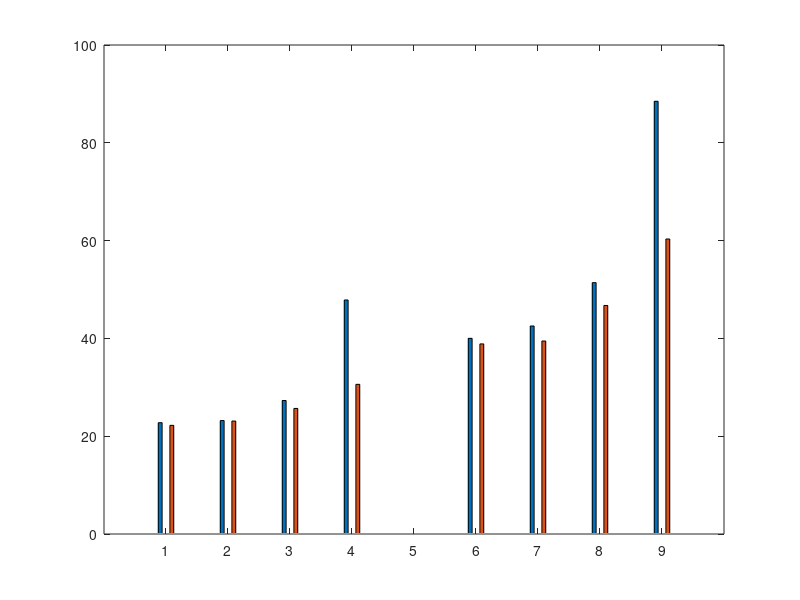

Reproduce this figure in MATLAB. (Note: this script raises an error after producing the figure.)
clc;
clear;
close all;
%%  noise
data=[22.7675	22.2195
23.20042426	23.09968356
27.30131844	25.68017278
47.85752413	30.60549673
0 0
40.015	38.873
42.53933914	39.46917367
51.40642404	46.73488571
88.49295911	60.32979775];
b=bar(data,'BarWidth',0.5)
b(1).FaceColor =[118 160 173]./255;
b(2).FaceColor = [218 190 132]./255;
set(b,'edgecolor', [1,1,1]);
ylim([0,100]);
xline(5,'--r','linewidth',1.5)
ylabel('MAE','FontSize',15);
set(gca,'ycolor','k','Xgrid','on');
set(gca,'Fontname','Times New Roman','XTickLabel',...,
    {'Raw data','-15db','-30db','-45db',' ','Raw data','-15db','-30db','-45db'},'FontSize',15);
legend('\fontname{Times new roman}FT-based ','\fontname{Times new roman}IPT-based ','FontSize',15,'Location','NorthWest');
xlabel('(a)','FontSize',15);
txt1 = 'PeMS';
txt2 = 'Highway England';
text(2.5,75,txt1,'FontSize',15,'Fontname','Times New Roman')
text(6.5,75,txt2,'FontSize',15,'Fontname','Times New Roman')

%%  miss
data=[22.7675	22.2195
26.04720273	23.57300634
28.76927727	24.87791764
30.82255743	26.15553507
0 0
40.015	38.873
40.29385394	40.03813047
45.52069935	41.07207693
51.86691459	43.52005972];
b=bar(data,'BarWidth',0.5)
b(1).FaceColor =[118 160 173]./255;
b(2).FaceColor = [218 190 132]./255;
set(b,'edgecolor', [1,1,1]);
ylim([0,70]);
xline(5,'--r','linewidth',1.5)
ylabel('MAE','FontSize',15);
set(gca,'ycolor','k','Xgrid','on');
set(gca,'Fontname','Times New Roman','XTickLabel',...,
    {'Raw data','3%','6%','9%',' ','Raw data','3%','6%','9%'},'FontSize',15);
legend('\fontname{Times new roman}FT-based ','\fontname{Times new roman}IPT-based ','FontSize',15,'Location','NorthWest');
xlabel('(b)','FontSize',15);
txt1 = 'PeMS';
txt2 = 'Highway England';
text(2.5,50,txt1,'FontSize',15,'Fontname','Times New Roman')
text(6.5,50,txt2,'FontSize',15,'Fontname','Times New Roman')